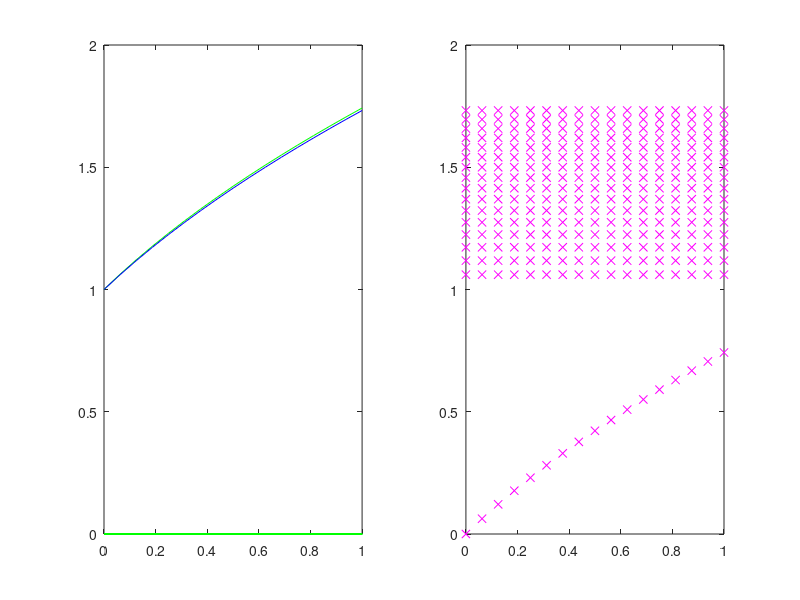

The MATLAB source for this figure:
clear, clc, format compact, close all
%==[Flowerbox]=================
%| Filename: EulerPlot.m      |_____
%| Purpose: Plotting to plot Euler |
%| bup                        _____|
%| 6/27/20                    |
%|____________________________|

y = zeros(17);
y(1) = 1;

for i = 2:17
    y(i) = y(i - 1) + 1 / (16 * y(i - 1));
end
x = linspace(0, 1, 17);
subplot(1, 2, 1);
plot(x, y, '-g', x, sqrt(2 * x + 1), '-b')
subplot(1, 2, 2)
plot(x, abs(sqrt(2 * x + 1) - y), 'mx')